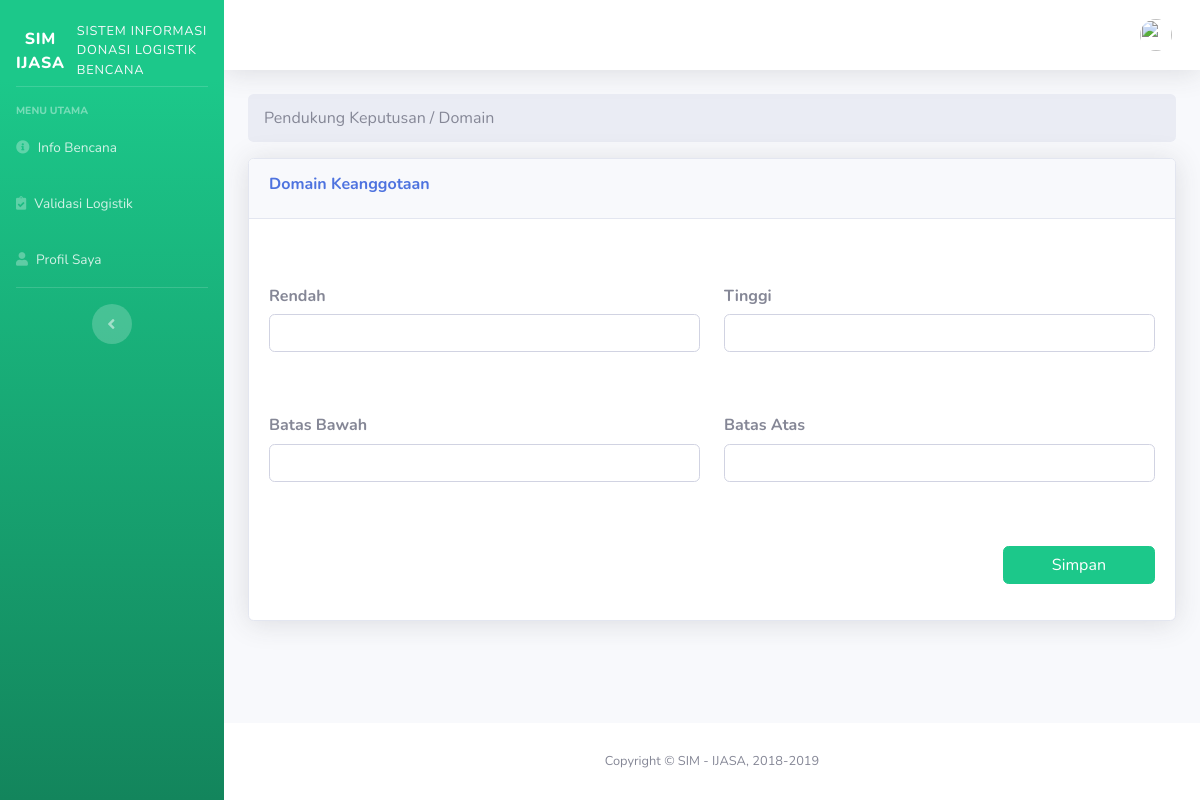
Page /index.php/admin/spk/prioritas/domain on the earlier database version.
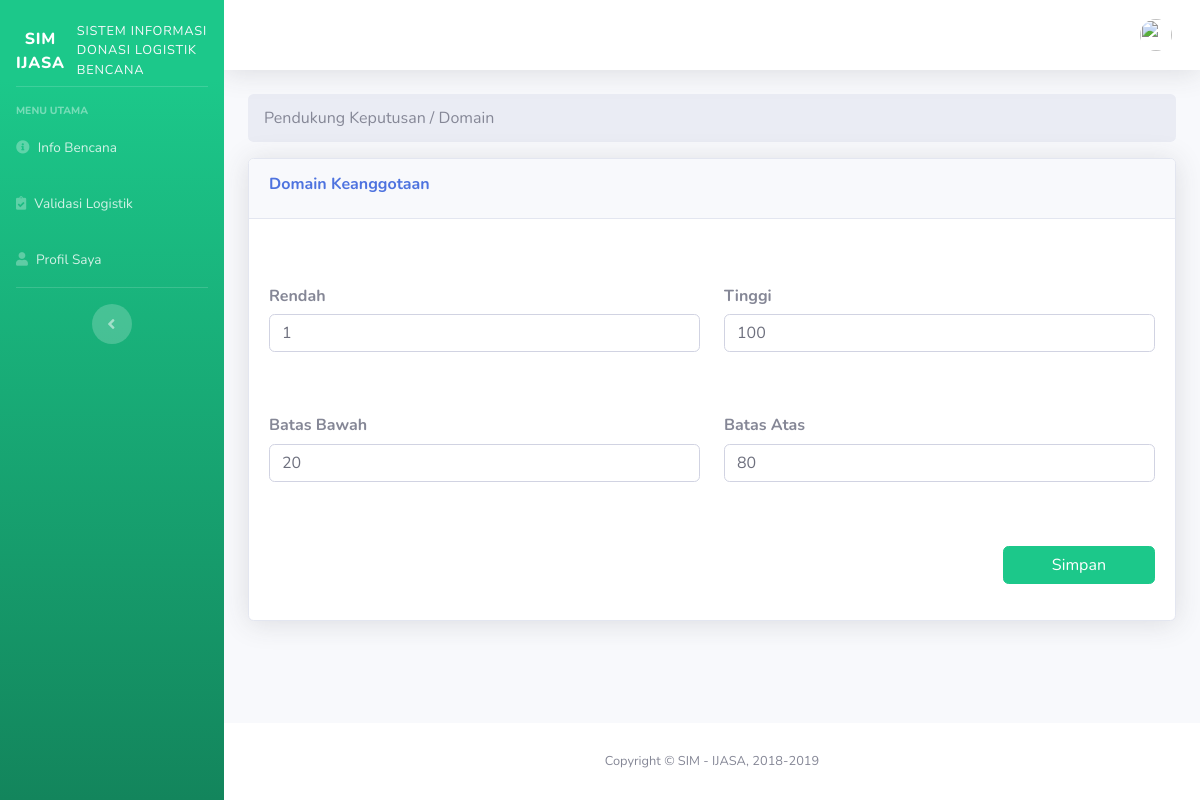
Same page on the later database version.
### tables this page shows
CREATE TABLE `domain` (
  `rendah` int(11) NOT NULL,
  `tinggi` int(11) NOT NULL,
  `b_atas` int(11) NOT NULL,
  `b_bawah` int(11) NOT NULL
);

### application/controllers/admin/spk/Prioritas.php (called while the page is built, shortened)
<?php
class Prioritas extends CI_Controller {
    public function __construct() {
        $this->load->model(['korban_bencana_model', 'infobencana_model', 'jenis_logistik_model', 'spk/prioritas_model']);
    }
    public function domain() {
        $data['domain'] = $this->prioritas_model->get_domain();
        $data['title'] = 'Pendukung Keputusan / Domain';
        $this->load->view('admin/spk/domain', $data);
    }
}

### index.php (called while the page is built, shortened)
<?php
require_once BASEPATH.'core/CodeIgniter.php';

### application/models/spk/Prioritas_model.php (called while the page is built, shortened)
<?php
class Prioritas_model extends CI_Model{
    public function get_domain() {
        return $this->db->get('domain')->row_array();
    }
}

### application/views/admin/spk/domain.php (the view, shortened to what this page needs)
<div class="card shadow mb-4">
   <div class="card-header py-3">
     <div class="row">
       <div class="col-md-6">
         <h6 class="font-weight-bold text-primary">Domain Keanggotaan</h6>
       </div>
     </div>
   </div>
   <div class="card-body">
       <form action="<?= base_url('admin/spk/prioritas/save_domain') ?>" method="post">
       <div class="row">
           <div class="col-md-6 mt-5">
               <h6><b>Rendah</b></h6>
               <div class="form-group">
                   <input type="text" class="form-control" value="<?= $domain['rendah'] ?>" name="rendah">
               </div>
           </div>
           <div class="col-md-6 mt-5">
               <h6><b>Tinggi</b></h6>
               <div class="form-group">
                   <input type="text" class="form-control" value="<?= $domain['tinggi'] ?>" name="tinggi">
               </div>
           </div>
           <div class="col-md-6 mt-5">
               <h6><b>Batas Bawah</b></h6>
               <div class="form-group">
                   <input type="text" class="form-control" value="<?= $domain['b_bawah'] ?>" name="b_bawah">
               </div>
           </div>
           <div class="col-md-6 mt-5">
               <h6><b>Batas Atas</b></h6>
               <div class="form-group">
                   <input type="text" class="form-control" value="<?= $domain['b_atas'] ?>" name="b_atas">
               </div>
           </div>
           <div class="col-md-12 mt-5">
               <div class="float-right">
                   <button type="submit" class="btn btn-success pr-5 pl-5">Simpan</button>
               </div>
           </div>
       </div>
       </form>
   </div>
 </div>

Differences in the rows shown:
added domain: rendah "1", tinggi "100", b_bawah "20", b_atas "80"
